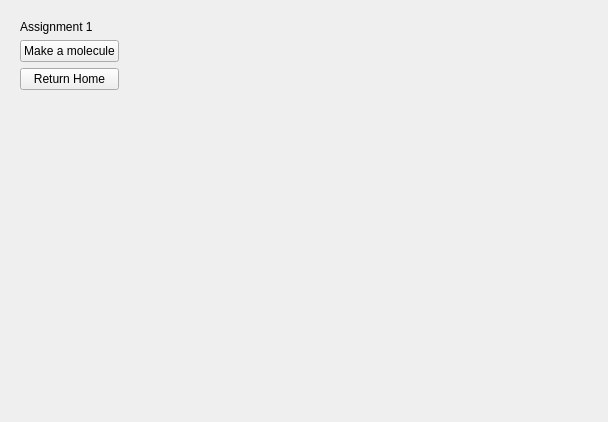
<?xml version="1.0" encoding="UTF-8"?>
<ui version="4.0">
 <class>Form</class>
 <widget class="QWidget" name="Form">
  <property name="geometry">
   <rect>
    <x>0</x>
    <y>0</y>
    <width>608</width>
    <height>422</height>
   </rect>
  </property>
  <property name="windowTitle">
   <string>Form</string>
  </property>
  <layout class="QGridLayout" name="gridLayout">
   <item row="0" column="0">
    <widget class="QWidget" name="controlsBox" native="true">
     <layout class="QVBoxLayout" name="verticalLayout">
      <item>
       <widget class="QLabel" name="label">
        <property name="text">
         <string>Assignment 1</string>
        </property>
       </widget>
      </item>
      <item>
       <widget class="QPushButton" name="exampleBtn">
        <property name="text">
         <string>Make a molecule</string>
        </property>
       </widget>
      </item>
      <item>
       <widget class="QPushButton" name="homeBtn">
        <property name="text">
         <string>Return Home</string>
        </property>
       </widget>
      </item>
      <item>
       <spacer name="verticalSpacer">
        <property name="orientation">
         <enum>Qt::Vertical</enum>
        </property>
        <property name="sizeHint" stdset="0">
         <size>
          <width>20</width>
          <height>40</height>
         </size>
        </property>
       </spacer>
      </item>
     </layout>
    </widget>
   </item>
   <item row="0" column="2">
    <spacer name="horizontalSpacer">
     <property name="orientation">
      <enum>Qt::Horizontal</enum>
     </property>
     <property name="sizeHint" stdset="0">
      <size>
       <width>439</width>
       <height>20</height>
      </size>
     </property>
    </spacer>
   </item>
  </layout>
 </widget>
 <resources/>
 <connections/>
</ui>
